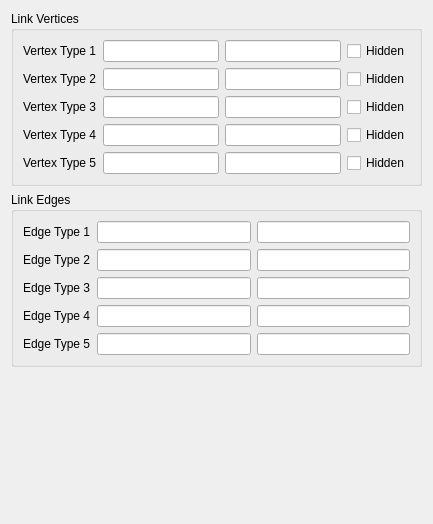
<ui version="4.0" >
 <class>TableToGraphPanel</class>
 <widget class="QWidget" name="TableToGraphPanel" >
  <property name="geometry" >
   <rect>
    <x>0</x>
    <y>0</y>
    <width>433</width>
    <height>524</height>
   </rect>
  </property>
  <property name="windowTitle" >
   <string>Form</string>
  </property>
  <layout class="QVBoxLayout" >
   <item>
    <widget class="QGroupBox" name="groupBox" >
     <property name="title" >
      <string>Link Vertices</string>
     </property>
     <layout class="QGridLayout" >
      <item row="0" column="0" >
       <widget class="QLabel" name="label_6" >
        <property name="text" >
         <string>Vertex Type 1</string>
        </property>
       </widget>
      </item>
      <item row="0" column="1" >
       <widget class="QLineEdit" name="vertexField1" />
      </item>
      <item row="0" column="2" >
       <widget class="QLineEdit" name="vertexDomain1" />
      </item>
      <item row="0" column="3" >
       <widget class="QCheckBox" name="vertexHidden1" >
        <property name="text" >
         <string>Hidden</string>
        </property>
       </widget>
      </item>
      <item row="1" column="0" >
       <widget class="QLabel" name="label_7" >
        <property name="text" >
         <string>Vertex Type 2</string>
        </property>
       </widget>
      </item>
      <item row="1" column="1" >
       <widget class="QLineEdit" name="vertexField2" />
      </item>
      <item row="1" column="2" >
       <widget class="QLineEdit" name="vertexDomain2" />
      </item>
      <item row="1" column="3" >
       <widget class="QCheckBox" name="vertexHidden2" >
        <property name="text" >
         <string>Hidden</string>
        </property>
       </widget>
      </item>
      <item row="2" column="0" >
       <widget class="QLabel" name="label_8" >
        <property name="text" >
         <string>Vertex Type 3</string>
        </property>
       </widget>
      </item>
      <item row="2" column="1" >
       <widget class="QLineEdit" name="vertexField3" />
      </item>
      <item row="2" column="2" >
       <widget class="QLineEdit" name="vertexDomain3" />
      </item>
      <item row="2" column="3" >
       <widget class="QCheckBox" name="vertexHidden3" >
        <property name="text" >
         <string>Hidden</string>
        </property>
       </widget>
      </item>
      <item row="3" column="0" >
       <widget class="QLabel" name="label" >
        <property name="text" >
         <string>Vertex Type 4</string>
        </property>
       </widget>
      </item>
      <item row="3" column="1" >
       <widget class="QLineEdit" name="vertexField4" />
      </item>
      <item row="3" column="2" >
       <widget class="QLineEdit" name="vertexDomain4" />
      </item>
      <item row="3" column="3" >
       <widget class="QCheckBox" name="vertexHidden4" >
        <property name="text" >
         <string>Hidden</string>
        </property>
       </widget>
      </item>
      <item row="4" column="0" >
       <widget class="QLabel" name="label_2" >
        <property name="text" >
         <string>Vertex Type 5</string>
        </property>
       </widget>
      </item>
      <item row="4" column="3" >
       <widget class="QCheckBox" name="vertexHidden5" >
        <property name="text" >
         <string>Hidden</string>
        </property>
       </widget>
      </item>
      <item row="4" column="1" >
       <widget class="QLineEdit" name="vertexField5" />
      </item>
      <item row="4" column="2" >
       <widget class="QLineEdit" name="vertexDomain5" />
      </item>
     </layout>
    </widget>
   </item>
   <item>
    <widget class="QGroupBox" name="groupBox_2" >
     <property name="title" >
      <string>Link Edges</string>
     </property>
     <layout class="QGridLayout" >
      <item row="0" column="0" >
       <widget class="QLabel" name="label_3" >
        <property name="text" >
         <string>Edge Type 1</string>
        </property>
       </widget>
      </item>
      <item row="0" column="1" >
       <widget class="QLineEdit" name="edgeSource1" />
      </item>
      <item row="0" column="2" >
       <widget class="QLineEdit" name="edgeTarget1" />
      </item>
      <item row="1" column="0" >
       <widget class="QLabel" name="label_4" >
        <property name="text" >
         <string>Edge Type 2</string>
        </property>
       </widget>
      </item>
      <item row="1" column="1" >
       <widget class="QLineEdit" name="edgeSource2" />
      </item>
      <item row="1" column="2" >
       <widget class="QLineEdit" name="edgeTarget2" />
      </item>
      <item row="2" column="0" >
       <widget class="QLabel" name="label_5" >
        <property name="text" >
         <string>Edge Type 3</string>
        </property>
       </widget>
      </item>
      <item row="2" column="1" >
       <widget class="QLineEdit" name="edgeSource3" />
      </item>
      <item row="2" column="2" >
       <widget class="QLineEdit" name="edgeTarget3" />
      </item>
      <item row="3" column="0" >
       <widget class="QLabel" name="label_9" >
        <property name="text" >
         <string>Edge Type 4</string>
        </property>
       </widget>
      </item>
      <item row="4" column="0" >
       <widget class="QLabel" name="label_10" >
        <property name="text" >
         <string>Edge Type 5</string>
        </property>
       </widget>
      </item>
      <item row="3" column="1" >
       <widget class="QLineEdit" name="edgeSource4" />
      </item>
      <item row="4" column="1" >
       <widget class="QLineEdit" name="edgeSource5" />
      </item>
      <item row="3" column="2" >
       <widget class="QLineEdit" name="edgeTarget4" />
      </item>
      <item row="4" column="2" >
       <widget class="QLineEdit" name="edgeTarget5" />
      </item>
     </layout>
    </widget>
   </item>
   <item>
    <spacer>
     <property name="orientation" >
      <enum>Qt::Vertical</enum>
     </property>
     <property name="sizeHint" >
      <size>
       <width>20</width>
       <height>40</height>
      </size>
     </property>
    </spacer>
   </item>
  </layout>
 </widget>
 <resources/>
 <connections/>
</ui>
